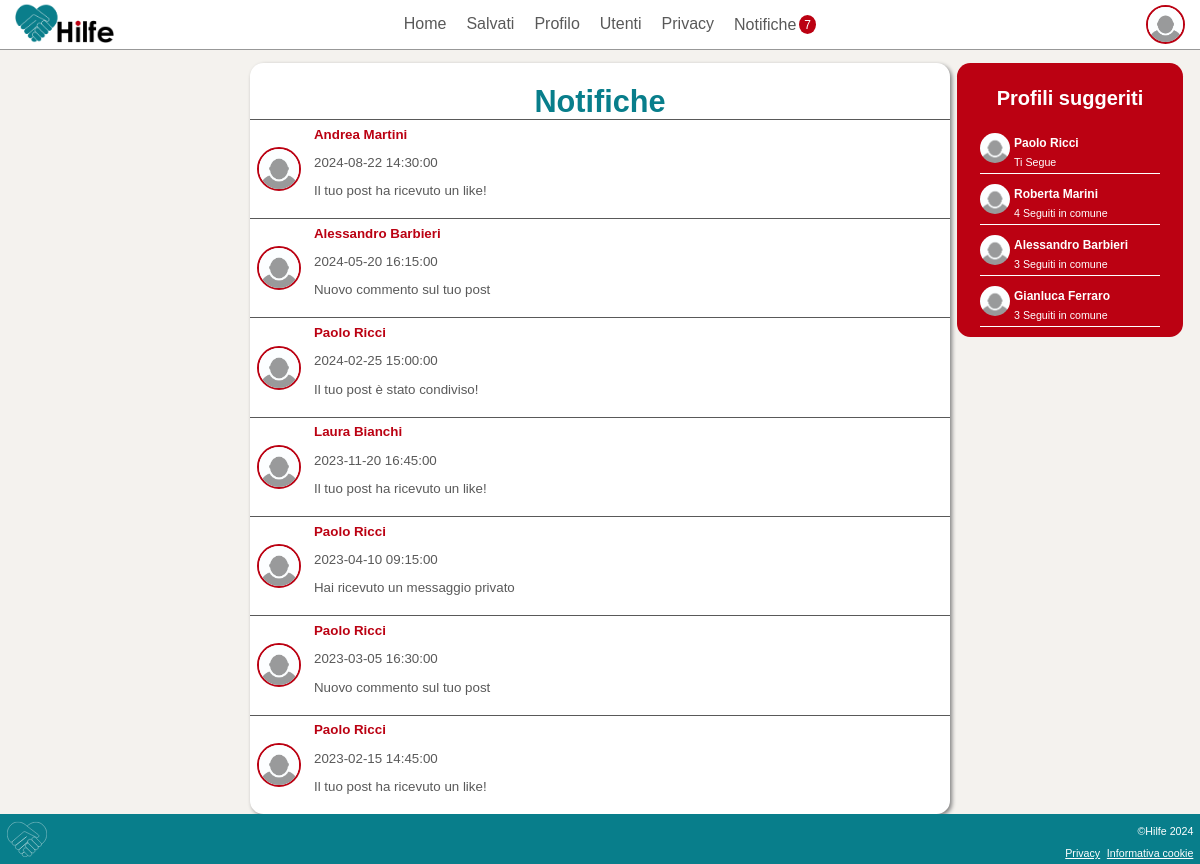
The page /website/notifications.php (signed in) on the database its author committed.
### tables this page shows
CREATE TABLE IF NOT EXISTS `Notifica` (
  `idNotifica` INT NOT NULL,
  `idUser` INT NOT NULL,
  `TestoNotifica` VARCHAR(500) NULL,
  `Letta` TINYINT NOT NULL,
  `DataCreazione` DATETIME NOT NULL,
  `idUserGeneratore` INT NOT NULL,
  PRIMARY KEY (`idNotifica`),
  INDEX `fk_Notifica_User1_idx` (`idUser` ASC) ,
  INDEX `fk_Notifica_User2_idx` (`idUserGeneratore` ASC) ,
  CONSTRAINT `fk_Notifica_User1`
    FOREIGN KEY (`idUser`)
    REFERENCES `User` (`idUser`)
    ON DELETE CASCADE
    ON UPDATE CASCADE,
  CONSTRAINT `fk_Notifica_User2`
    FOREIGN KEY (`idUserGeneratore`)
    REFERENCES `User` (`idUser`)
    ON DELETE CASCADE
    ON UPDATE CASCADE);

CREATE TABLE IF NOT EXISTS `User` (
  `idUser` INT NOT NULL,
  `Name` VARCHAR(45) NULL,
  `Surname` VARCHAR(45) NULL,
  `PhoneNumber` VARCHAR(45) NULL,
  `Email` VARCHAR(45) NOT NULL,
  `Salt` VARCHAR(100) NULL,
  `Password` VARCHAR(500) NULL,
  `Bio` VARCHAR(1000) NULL,
  `Birthday` DATE NULL,
  `PubKey` VARCHAR(45) NULL,
  `FotoProfilo` VARCHAR(100) NULL,
  `Username` VARCHAR(45) NOT NULL,
  `Address` VARCHAR(500) NULL,
  `AddressLat` DECIMAL(14,10) NULL,
  `AddressLong` DECIMAL(14,10) NULL,
  PRIMARY KEY (`idUser`),
  UNIQUE INDEX `Username_UNIQUE` (`Username` ASC) ,
  UNIQUE INDEX `Email_UNIQUE` (`Email` ASC) );

CREATE TABLE IF NOT EXISTS `Seguiti` (
  `idSeguace` INT NOT NULL,
  `idSeguito` INT NOT NULL,
  PRIMARY KEY (`idSeguace`, `idSeguito`),
  INDEX `fk_Seguiti_User2_idx` (`idSeguito` ASC) ,
  CONSTRAINT `fk_Seguiti_User1`
    FOREIGN KEY (`idSeguace`)
    REFERENCES `User` (`idUser`)
    ON DELETE CASCADE
    ON UPDATE CASCADE,
  CONSTRAINT `fk_Seguiti_User2`
    FOREIGN KEY (`idSeguito`)
    REFERENCES `User` (`idUser`)
    ON DELETE CASCADE
    ON UPDATE CASCADE);

### website/notifications.php (called while the page is built, shortened)
<?php
require 'template/base.php';
?>

### website/db/databaseMySql.php (called while the page is built, shortened)
<?php
class DatabaseHelperMySql implements DatabaseHelper
{
    private $db;
    public function __construct($servername, $username, $password, $dbname)
    {
        $this->db = new mysqli($servername, $username, $password, $dbname);
    }
    public function getUserFromId($id)
    {
        $stmt = $this->db->prepare("SELECT * FROM User WHERE idUser = ?");
        $stmt->bind_param('i', $id);
        $stmt->execute();
        $result = $stmt->get_result();
        $result = $result->fetch_all(MYSQLI_ASSOC);
        if (count($result) > 0) {
            return $result[0];
        } else {
            return false;
        }
    }
    private function getPicFromId($id)
    {
        $stmt = $this->db->prepare("SELECT FotoProfilo FROM User WHERE idUser = ?");
        $stmt->bind_param('i', $id);
        $stmt->execute();
        $result = $stmt->get_result();
        $lines = $result->fetch_all(MYSQLI_ASSOC);
        if (count($lines) == 0 || $lines[0]["FotoProfilo"] == null) {
            return DEFAULT_PIC_PATH . DEFAULT_PIC;
        } else {
            return DEFAULT_PIC_PATH . $lines[0]["FotoProfilo"];
        }
    }
    public function getProfilePic($id)
    {
        return $this->getPicFromId($id);
    }
    public function getNotification()
    {
        if (isLogged()) {
            $stmt = $this->db->prepare("SELECT * FROM Notifica WHERE idUser = ? AND Letta = 0");
            $stmt->bind_param('i', $_SESSION["idUser"]);
            $stmt->execute();
            $result = $stmt->get_result();
            return $result->fetch_all(MYSQLI_ASSOC);
        } else {
            return [];
        }
    }
    public function getSuggestedUsers($n)
    {
        $suggestedUsers = [];
        if (isLogged()) {
            $stmt = $this->db->prepare("SELECT * FROM User, Seguiti WHERE idUser NOT IN (SELECT idSeguito FROM User, Seguiti WHERE idSeguace = ?) AND idSeguito = ? AND idSeguace=idUser LIMIT ?");
            $stmt->bind_param('iii', $_SESSION["idUser"], $_SESSION["idUser"], $n);
            $stmt->execute();
            $result = $stmt->get_result();
            $entries = $result->fetch_all(MYSQLI_ASSOC);
            foreach ($entries as $key => $entry) {
                $entries[$key]["seguace"] = 1;
            }
            $suggestedUsers = array_merge($suggestedUsers, $entries);
            if (count($suggestedUsers) < $n) {
                $selectedUserIdsString = implode(',', array_fill(0, count($suggestedUsers), '?'));
                $notInClause = empty($selectedUserIdsString) ? '' : "AND u.idUser NOT IN ($selectedUserIdsString)";
                $stmt = $this->db->prepare("
                    SELECT u.idUser, u.Name, u.Surname, COUNT(s1.idSeguito) AS NumSeguitiInComune
                    FROM User u
                    JOIN Seguiti s1 ON u.idUser = s1.idSeguito
                    JOIN Seguiti s2 ON s1.idSeguito = s2.idSeguace AND s2.idSeguito IN (SELECT idSeguito FROM Seguiti WHERE idSeguace = ?)
                    WHERE u.idUser <> ?
                    AND u.idUser NOT IN (SELECT idSeguito FROM Seguiti WHERE idSeguace = ?)
                    " . $notInClause . "
                    GROUP BY u.idUser, u.Name, u.Surname
                    ORDER BY NumSeguitiInComune DESC
                    LIMIT ?");
                $limitValue = $n - count($suggestedUsers);
                $params = array_merge([$_SESSION["idUser"], $_SESSION["idUser"], $_SESSION["idUser"]], array_column($suggestedUsers, 'idUser'));
                $params = array_merge($params, [$limitValue]);
                $types = 'iii' . str_repeat('s', count($suggestedUsers)) . 'i';
                $stmt->bind_param($types, ...$params);
                $stmt->execute();
                $result = $stmt->get_result();
                $suggestedUsers = array_merge($suggestedUsers, $result->fetch_all(MYSQLI_ASSOC));
            }
            return $suggestedUsers;
        }
    }
    public function getNotifications()
    {
        if (isLogged()) {
            $stmt = $this->db->prepare("SELECT * FROM Notifica WHERE idUser = ? ORDER BY idNotifica DESC ");
            $stmt->bind_param('i', $_SESSION["idUser"]);
            $stmt->execute();
            $result = $stmt->get_result();
            return $result->fetch_all(MYSQLI_ASSOC);
        } else return false;
    }
    private function markNotificationsAsRead($id)
    {
        $updateStmt = $this->db->prepare("UPDATE Notifica SET Letta = 1 WHERE idUser = ?");
    }
}
$dbh = new DatabaseHelperMySql("localhost", "root", "", "HilfeDb", 3306);

### website/template/notifications-list.php (the view, shortened to what this page needs)
<div class="centralContent">
    <main class="notificheMain">
        <h1>Notifiche</h1>
        <ul class="elencoNotifiche">
            <?php foreach ($dbh->getNotifications() as $notification) : ?>
                <li class="notifica <?php if ($notification["Letta"] == 0) {
                                        echo "daLeggere";
                                    } ?>"><img src="../<?php echo $dbh->getProfilePic($notification["idUserGeneratore"]); ?>" alt="Profilo <?php echo $notification["idUserGeneratore"]; ?>">
                    <div class="infoNotifica"><span><?php $userCreator = $dbh->getUserFromId($notification["idUserGeneratore"]);
                                                    echo $userCreator["Name"] . " " . $userCreator["Surname"] ?></span>
                        <p><?php echo $notification["DataCreazione"]; ?></p>
                        <p class="testo"><?php echo $notification["TestoNotifica"]; ?></p>
                    </div>
                </li>
            <?php endforeach; ?>
        </ul>
    </main>
    <?php include 'suggestions.php'; ?>
</div>

### website/template/suggestions.php
<aside class="rightAside">
    <h2>Profili suggeriti</h2>
    <?php foreach ($dbh->getSuggestedUsers(START_SUGGESTED_USERS) as $user) : ?>
        <?php require 'profilePreview.php'; ?>
    <?php endforeach; ?>
</aside>

### website/template/profilePreview.php (shortened to what this page needs)
<a href="profile.php?id=<?php echo $user["idUser"] ?>" class="infoUser">
            <img src="../<?php echo $dbh->getProfilePic($user["idUser"]);?>" alt="immagine profilo di <?php echo $user["Name"] ?> <?php echo $user["Surname"] ?>">
            <div class="profile">
                <span><?php echo $user["Name"] ?> <?php echo $user["Surname"] ?></span>
                <p class="amici"><?php
                if(isset($user["seguace"])){ echo "Ti Segue";}
                if(isset($user["NumSeguitiInComune"])){ echo $user["NumSeguitiInComune"]." Seguiti in comune";}
                ?></p>
            </div>
        </a>

### css/style.css (style rules this page uses)
:root { --hilfeGrey: #595959; --hilfeRed: #bb0112; --hilfeBlue: #087e8b; }
body { font-family: "Helvetica"; margin: 1pt; display: flex; flex-direction: column; min-height: 100dvh; margin: 0; padding: 0; background-color: #f4f2ee; }
.centralContent { flex: 1; }

### css/styleNotifiche.css (style rules this page uses)
.notifica>img { border: 2px solid var(--hilfeRed); border-radius: 50%; width: 40px; height: 40px; background-repeat: no-repeat; background-position: center center; margin-right: 10pt; }
.notificheMain { display: flex; flex-direction: column; width: 100%; background-color: white; max-width: 700px; }
h1 { color:var(--hilfeBlue); font-size: 20pt; text-align: center; margin-bottom: 0; }
.notifica { display: flex; flex-direction: row; align-items: center; border-top: 1px solid var(--hilfeGrey); padding:5pt; }
.infoNotifica { font-size: 10pt; }
.infoNotifica span { color:var(--hilfeRed); font-weight: bold; }
.elencoNotifiche { padding:0; list-style: none; margin-bottom: 0; }
.testo { margin-top: 0; }
@media screen and (min-width: 768px) { h1 { font-size: 23pt; } }
@media screen and (min-width: 768px) { .notificheMain { width:60%; box-shadow: 2px 2px 4px grey; border-radius: 10pt; } }
@media screen and (min-width: 768px) { .elencoNotifiche { margin:0; padding:0; } }
@media screen and (min-width: 768px) { .infoNotifica p { color:var(--hilfeGrey); } }

### css/styleLayoutDesktop.css (style rules this page uses)
.centralContent { display: flex; flex-direction: column; align-items: center; }
h2 { font-size: 15pt; font-weight: bold; color: white; padding: 5pt; }
.rightAside { display: none; }
@media screen and (min-width: 768px) { .centralContent { justify-content: center; flex-direction: row; align-items: flex-start; margin-top: 10pt; } }
@media screen and (min-width: 768px) { .rightAside, .leftAside { width: 20%; max-width: 200px; display: flex; flex-direction: column; justify-content: center; align-items: center; background-color: var(--hilfeRed); border-radius: 10pt; margin-left: 5pt; vertical-align: top; padding: 0 10pt; height: fit-content; } }
@media screen and (min-width: 768px) { .infoUser { width:90%; display: flex; margin-bottom: 10px; border-bottom: 1px solid white; text-decoration: none; color: white; } }
@media screen and (min-width: 768px) { .infoUser p { margin: 5px 0; } }
@media screen and (min-width: 768px) { .infoUser img { width: 30px; height:30px; border-radius: 50%; float:left; margin-right: 3pt; } }
@media screen and (min-width: 768px) { .profile { display:inline-block; } }
@media screen and (min-width: 768px) { .profile span { width:100%; text-decoration: none; color:white; font-size: 9pt; margin-top: 2pt; font-weight: bold; } }
@media screen and (min-width: 768px) { .profile p { color:white; width: 100%; } }
@media screen and (min-width: 768px) { .amici { font-size: 8pt; } }
@media screen and (min-width: 768px) { aside a { float: left; } }

### rows shown on the page
notifica: idUserGeneratore.Name "Andrea", idUserGeneratore.Surname "Martini", DataCreazione "2024-08-22 14:30:00", TestoNotifica "Il tuo post ha ricevuto un like!"
notifica: idUserGeneratore.Name "Alessandro", idUserGeneratore.Surname "Barbieri", DataCreazione "2024-05-20 16:15:00", TestoNotifica "Nuovo commento sul tuo post"
notifica: idUserGeneratore.Name "Paolo", idUserGeneratore.Surname "Ricci", DataCreazione "2024-02-25 15:00:00", TestoNotifica "Il tuo post è stato condiviso!"
notifica: idUserGeneratore.Name "Laura", idUserGeneratore.Surname "Bianchi", DataCreazione "2023-11-20 16:45:00", TestoNotifica "Il tuo post ha ricevuto un like!"
notifica: idUserGeneratore.Name "Paolo", idUserGeneratore.Surname "Ricci", DataCreazione "2023-04-10 09:15:00", TestoNotifica "Hai ricevuto un messaggio privato"
notifica: idUserGeneratore.Name "Paolo", idUserGeneratore.Surname "Ricci", DataCreazione "2023-03-05 16:30:00", TestoNotifica "Nuovo commento sul tuo post"
notifica: idUserGeneratore.Name "Paolo", idUserGeneratore.Surname "Ricci", DataCreazione "2023-02-15 14:45:00", TestoNotifica "Il tuo post ha ricevuto un like!"
seguiti: idSeguace.Name "Paolo", idSeguace.Surname "Ricci", shows "Ti Segue"
user: Name "Roberta", Surname "Marini", NumSeguitiInComune "4"
user: Name "Alessandro", Surname "Barbieri", NumSeguitiInComune "3"
user: Name "Gianluca", Surname "Ferraro", NumSeguitiInComune "3"

### other values the page prints
count($notifications) "7"
